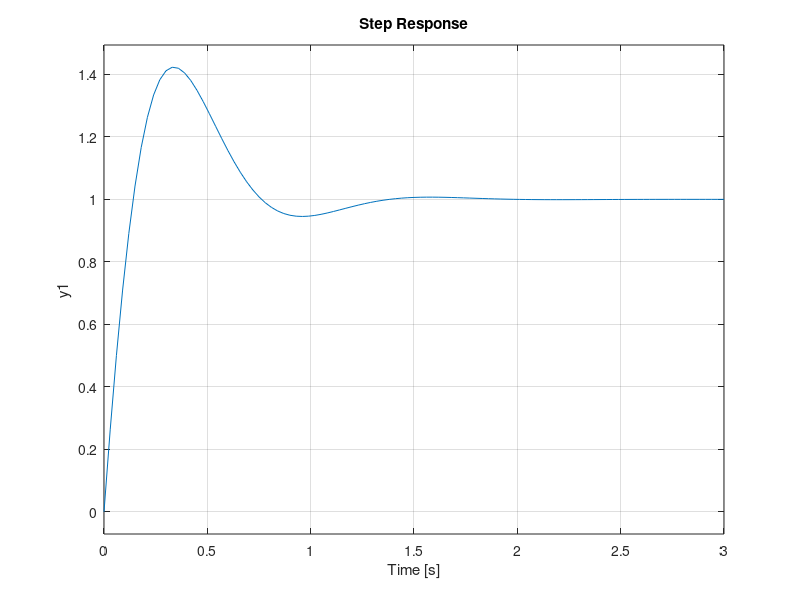

The MATLAB source for this figure: (Note: this script raises an error after producing the figure.)
% Portefølje 1
clear;
% Parameters
m=1;
l=0.5;
g=9.82;
lp = pi/3;
I = 1/3*m*((2*l)^2);
b = 0.1;

%% State space model / Linearized at pi/3

A = [0 1; (g*m*l*cos(lp))/I -b/I];
B = [0; 1/I];
C = [1 0];
D = 0;

openloop_ss = ss(A,B,C,D);
[gs_a, gs_b] = ss2tf(A,B,C,D);
Gs = tf(gs_a, gs_b)

%%Specification

tr = 1.0;
ts = 1.2;
mp=0.005;

wn = 1.8/tr

zeta = sqrt(((log(mp))/(-pi))^2/(1+((log(mp))/(-pi))^2))

sigma = 4.6/ts


% Regulering
s = tf('s');

% Ks og nulpunkter
Td = 1/6.86;
Ti = 1/1.66;
kp = 20.86;
Ks = kp*(Td*s^2+s+1/Ti)/s;

%karakteristisk ligning
Ls = Ks*Gs % openloop

Ts = (Ks*Gs)/(1+Ks*Gs); % closedloop

step(Ts)

stepinfo(Ts)

% n;ste fors'g med nye nulpunkter
% Ks og nulpunkter
Td = 1/6.86;
Ti = 1/1.66;
kp = 60.86;
Ks = kp*(Td*s^2+s+1/Ti)/s;

%karakteristisk ligning
Ls = Ks*Gs; % openloop

Ts = (Ks*Gs)/(1+Ks*Gs); % closedloop

step(Ts)

stepinfo(Ts)

Td = 1/6.86;
Ti = 1/1.66;
kp = 60.86;

Kd = Td*kp
Ki = (1/Ti)*kp

ks = kp*(Td*s^2+s+1/Ti)/s;
ks_simu= kp + Ki*(1/s)+Kd*s

cltf = ks_simu*Gs/(1+ks*Gs);

clft_1= ks*Gs/(1+ks*Gs);
figure(1)
step(cltf)
stepinfo(cltf)

figure(2)
step(clft_1)
stepinfo(clft_1)


figure(2)
step(clft_1)
stepinfo(clft_1)